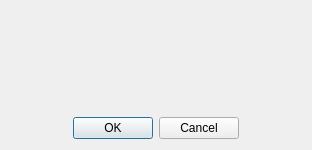
<?xml version="1.0" encoding="UTF-8"?>
<ui version="4.0">
 <class>Dialog</class>
 <widget class="QDialog" name="Dialog">
  <property name="geometry">
   <rect>
    <x>0</x>
    <y>0</y>
    <width>312</width>
    <height>150</height>
   </rect>
  </property>
  <property name="windowTitle">
   <string>Dialog</string>
  </property>
  <layout class="QVBoxLayout" name="verticalLayout">
   <item>
    <widget class="QLabel" name="label">
     <property name="text">
      <string/>
     </property>
    </widget>
   </item>
   <item>
    <widget class="QDialogButtonBox" name="dlgOKCancel">
     <property name="standardButtons">
      <set>QDialogButtonBox::Cancel|QDialogButtonBox::Ok</set>
     </property>
     <property name="centerButtons">
      <bool>true</bool>
     </property>
    </widget>
   </item>
  </layout>
 </widget>
 <resources/>
 <connections/>
</ui>
